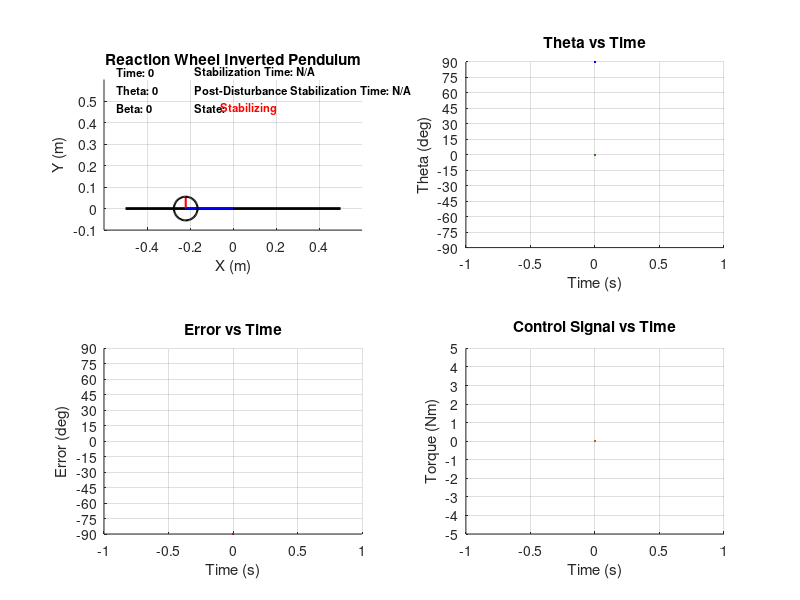

Source code (MATLAB): (Note: this script raises an error after producing the figure.)
%% main

%% Parameters
clc;
clear all;

Mw = 0.55;
Mp = 0.14;
Jw = 4.36*10^(-3);
Jp = 0.69*10^(-3);
L = 0.22;
Lp = 0.11;
g = 9.81;
r = 0.11/2;

% Aux Variables
a = (Mp*Lp + Mw*L)*g;
b = Mp*Lp^2 + Mw*L^2 + Jp;

%% Initial conditions
theta_0 = pi/2;
dd_theta_0 = 0;
v_theta_0 = [theta_0, dd_theta_0];

beta_0 = 0;
d_beta_0 = 0;
v_beta_0 = [beta_0, d_beta_0];

torque_in = 0;
torque_limit = 5;

reference = 0; % Desired angle
theta_Q = reference;
torque_Q = 0;

%% Initialize Graphic
f1 = figure;
subplot(2,2,1);  % Create subplot for drawing
hold on;
grid on;

axis equal
xlabel('X (m)');
ylabel('Y (m)');
title('Reaction Wheel Inverted Pendulum')

% Initial positions
xw = -L*sin(theta_0); % Wheel x center
yw = L*cos(theta_0); % Wheel y center

xw_end = xw - r*sin(beta_0); % Wheel x end
yw_end = yw + r*cos(beta_0); % Wheel y end

pos_wheel = [xw-r, yw-r, r*2, r*2]; %[x y w h]

base = plot([-0.5, 0.5],[0, 0],'k','LineWidth',2); % Base line

radious = plot([xw, xw_end],[yw, yw_end],'r','LineWidth',1.5); % Pendulum rod
pendulum = plot([0, xw],[0, yw],'b','LineWidth',1.5); % Pendulum rod
wheel = rectangle('Position',pos_wheel,'Curvature',[1 1], 'LineWidth',1.5);

axis equal
axis(gca,'equal');
xlim([-0.6 0.6]);
ylim([-0.1 0.6]);

text_handle = text(0.05, 0.95, 'Time: 0', 'Units', 'normalized', 'FontSize', 8, 'FontWeight', 'bold');
theta_text_handle = text(0.05, 0.85, 'Theta: 0', 'Units', 'normalized', 'FontSize', 8, 'FontWeight', 'bold');
beta_text_handle = text(0.05, 0.75, 'Beta: 0', 'Units', 'normalized', 'FontSize', 8, 'FontWeight', 'bold');
stabilization_text_handle = text(0.35, 0.95, 'Stabilization Time: N/A', 'Units', 'normalized', 'FontSize', 8, 'FontWeight', 'bold');
post_disturbance_stabilization_text_handle = text(0.35, 0.85, 'Post-Disturbance Stabilization Time: N/A', 'Units', 'normalized', 'FontSize', 8, 'FontWeight', 'bold');
state_frame_text_handle = text(0.35, 0.75, 'State:', 'Units', 'normalized', 'FontSize', 8, 'FontWeight', 'bold');
state_text_handle = text(0.45, 0.75, 'Stabilizing', 'Units', 'normalized', 'FontSize', 8, 'FontWeight', 'bold', 'Color', 'r');

% Initial values for information plots
theta_values = [rad2deg(theta_0)];
time_values = [0];
ref_values = [rad2deg(reference)];
error_values = [rad2deg(reference-theta_0)];
torque_values = [torque_in];

subplot(2,2,2);  % Create subplot for theta vs time
hold on;
theta_plot = plot(time_values, theta_values, 'b');
ref_plot = plot(time_values, ref_values, 'Color', [0.1725 0.4784 0.1059], 'LineStyle','--');
ylim([-90 90]);
yticks(-90:15:90);
xlabel('Time (s)');
ylabel('Theta (deg)');
title('Theta vs Time');
grid on;

subplot(2,2,3);  % Create subplot for error vs time
hold on;
error_plot = plot(time_values, error_values, 'Color', [0.6350 0.0780 0.1840]);
ylim([-90 90]);
yticks(-90:15:90);
xlabel('Time (s)');
ylabel('Error (deg)');
title('Error vs Time');
grid on;

subplot(2,2,4);  % Create subplot for torque vs time
hold on;
control_signal_plot = plot(time_values, torque_values, 'Color', [0.8500 0.3250 0.0980]);
ylim([-torque_limit torque_limit]);
yticks(-torque_limit : ceil((torque_limit*2)/10): torque_limit);
xlabel('Time (s)');
ylabel('Torque (Nm)');
title('Control Signal vs Time');
grid on;

time_skip = 0.001;
time = 0;

%% Controllers discretization

% PID Parameters
kp = -220;
ki = -750;
kd = 17;

% Controller initial conditions
error_prev = 0;
error_prev_prev = 0;

% Disturbance parameters
disturbance_interval = 2 * 1000;
disturbance_counter = 0;

% Stabilization text setting
stabilization_counter = 0;
stable_state = false;
post_disturbance_stable_state = false;
stable_text = 'Stabilization Time: N/A';
post_disturbance_stable_text = 'Post-Disturbance Stabilization Time: N/A';
state_frame_text = 'State';
state_text = 'Stabilizing';
threshold = 0.1;  % Threshold for considering the pendulum stabilized
stable_time = 0;
post_disturbance_stable_time = 0;
stabilization_period = 1;  % Time in seconds to consider the system stabilized
stabilization_count = round(stabilization_period / time_skip);

disturbance_applied = false;

%% Main Loop

while true %time <= 10
    % Time
    disturbance_counter = disturbance_counter + 1;
    time = time + time_skip;
    text = ['Time:', num2str(time)];

    % Update Variables
    [~, f_theta] = ode45(@(t,y) theta_model(t, y, a, b, torque_in, theta_Q, torque_Q), [0,time_skip], v_theta_0);
    [~, f_beta] = ode45(@(t,y) beta_model(t, y, Jw, torque_in, torque_Q),[0 time_skip], v_beta_0);
    
    v_theta = f_theta(end, :);
    v_beta = f_beta(end, :);
    theta = wrapToPi(v_theta(1));
    beta = wrapToPi(v_beta(1));

    % Update Controller Variables
    error = reference - theta;  % Update actual error
    
    % PID Control Signal
    torque_in = kp*(error - error_prev) + ...
        ki*error*time_skip + ...
        kd*((error - 2*error_prev + error_prev_prev)/time_skip);
    
    % Limit max torque
    if torque_in < -torque_limit
        torque_in = -torque_limit;
    elseif torque_in > torque_limit
        torque_in = torque_limit;
    end

    % Get time of stabilization
    if ~stable_state                
        if abs(error) < threshold  % Theta stable condition
            stabilization_counter = stabilization_counter + 1;
            if stabilization_counter >= stabilization_count
                stable_state = true;
                stable_time = time;
                stable_text = ['Stabilization Time:', num2str(stable_time)];
                state_text = 'Stable';
                set(state_text_handle, 'String', state_text, 'Color', 'g');
            end      
        else
            stabilization_counter = 0;
        end
    end

    % Add input disturbance
    if disturbance_interval <= disturbance_counter && disturbance_counter < disturbance_interval + 500
        torque_in = torque_in + input_disturbance(time);
        disturbance_applied = true;
        post_disturbance_stable_state = false;
        stabilization_counter = 0;
        state_text = 'Applying disturbance';
        set(state_text_handle, 'String', state_text, 'Color', 'b');

    % Impulse disturbance
    elseif disturbance_counter >= disturbance_interval + 500
        disturbance_counter = 0;
        state_text = 'Stabilizing';
        set(state_text_handle, 'String', state_text, 'Color', 'r');
    end
    
    % Check Post-Disturbance stabilization
    if disturbance_applied && ~post_disturbance_stable_state
        if abs(error) < threshold % Theta stable condition
            stabilization_counter = stabilization_counter + 1;
            if stabilization_counter >= stabilization_count
                post_disturbance_stable_state = true;
                post_disturbance_stable_time = time - disturbance_interval * time_skip - 0.5;
                post_disturbance_stable_text = ['Post-Disturbance Stabilization Time:', num2str(post_disturbance_stable_time)];
                state_text = 'Stable';
                set(state_text_handle, 'String', state_text, 'Color', 'g');
            end
        else
            stabilization_counter = 0;
        end
    end

    % Update Positions
    xw = -L*sin(theta); % Wheel x center
    yw = L*cos(theta); % Wheel y center
    
    xw_end = xw -  r*sin(beta); % Wheel x end
    yw_end = yw + r*cos(beta); % Wheel y end

    pos_wheel = [xw-r, yw-r, r*2, r*2]; % [x y w h]

    % Update initial conditions for next iteration
    v_theta_0 = v_theta;
    v_beta_0 = v_beta;
    
    % Update values for information plots
    theta_values = [theta_values, rad2deg(theta)];
    time_values = [time_values, time];
    ref_values = [ref_values, rad2deg(reference)];
    error_values = [error_values, rad2deg(error)];
    torque_values = [torque_values, torque_in];

    % Draw information plots
    % plot(time_values, theta_values, 'b', 'r--');
    set(theta_plot, 'XData', time_values, 'YData', theta_values);
    set(ref_plot, 'XData', time_values, 'YData', ref_values);
    set(error_plot, 'XData', time_values, 'YData', error_values);
    set(control_signal_plot, 'XData', time_values, 'YData', torque_values);


    % Draw simulation plot
    theta_text = ['Theta:', num2str(rad2deg(theta))];
    beta_text = ['Beta:', num2str(rad2deg(beta))];
    set(stabilization_text_handle, 'String', stable_text);
    set(post_disturbance_stabilization_text_handle, 'String', post_disturbance_stable_text);
    set(theta_text_handle, 'String', theta_text, 'Color', 'b');
    set(beta_text_handle, 'String', beta_text, 'Color', 'r');
    set(text_handle, 'String', text);
    set(pendulum,'XData',[0, xw],'YData',[0, yw]);
    set(radious,'XData',[xw, xw_end], 'YData', [yw, yw_end]);
    set(wheel, 'Position',pos_wheel,'Curvature',[1 1]);
    drawnow update;

    % Update previous errors and torque
    error_prev_prev = error_prev;
    error_prev = error;  % Update previous error

    pause(time_skip);
end

function v_theta = theta_model(~, y, a, b, torque_in, theta_Q, torque_Q)
    v_theta = zeros(2,1);  % Initialize a 2x1 null-vector ([0,0])
    v_theta(1) = y(2);  % Theta
    v_theta(2) = (-a*cos(theta_Q)*(y(1) - theta_Q) - (torque_in - torque_Q))/b; % ddtheta
end

function v_beta = beta_model(~, y, Jw, torque_in, torque_Q)
    v_beta = zeros(2,1);  % Initialize a 2x1 null-vector ([0,0])
    v_beta(1) = y(2);  % Beta
    v_beta(2) = (torque_in - torque_Q)/Jw;  % ddbeta
end

function disturbance = input_disturbance(time)
    % Sinusoidal disturbance
    amplitude = 1;
    frequency = 0.5; % 1 Hz
    disturbance = amplitude * sin(2 * pi * frequency * time);

    % Constant disturbance
    %disturbance = amplitude;
end
